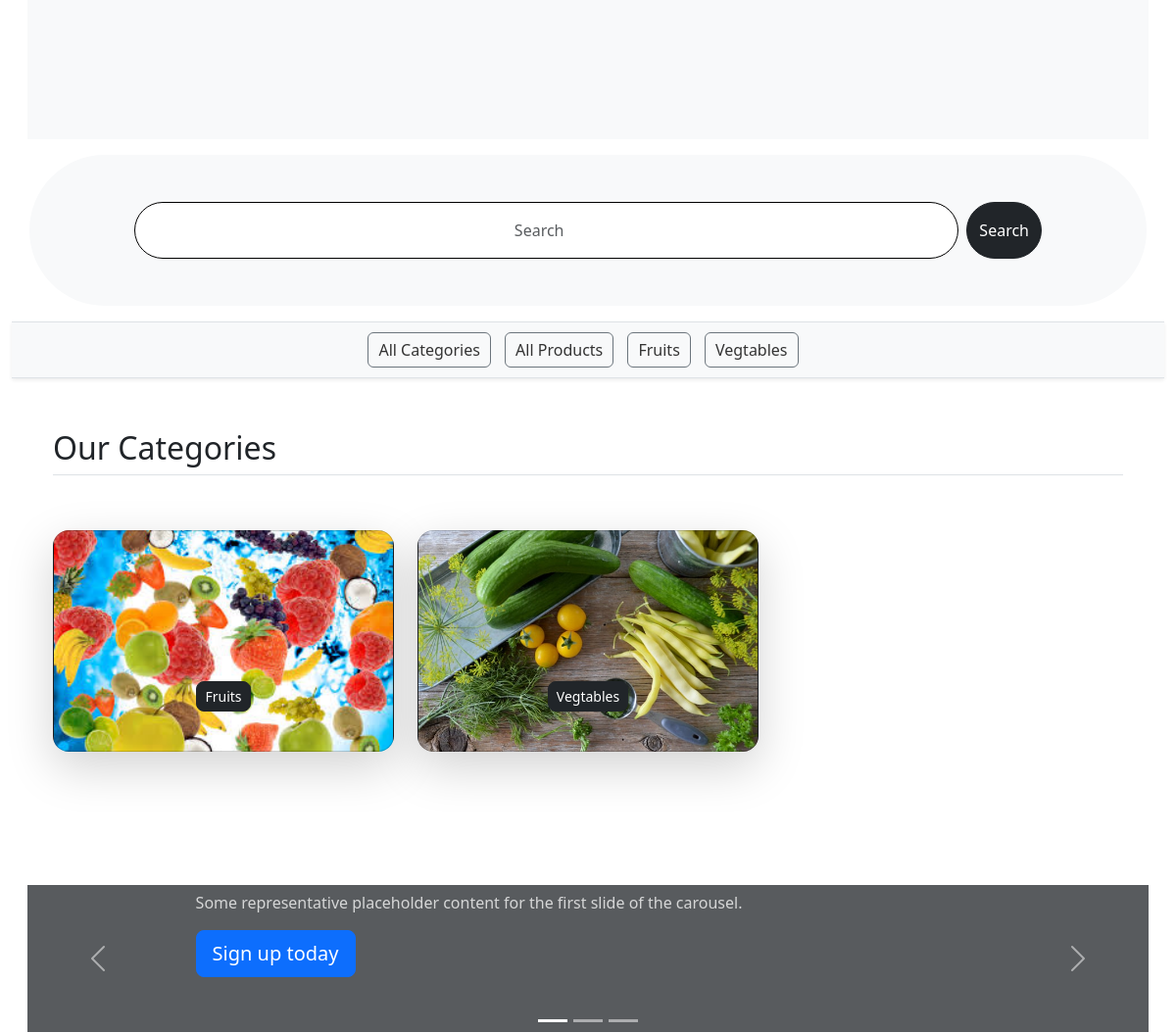
The app's page / (middle part), older data.
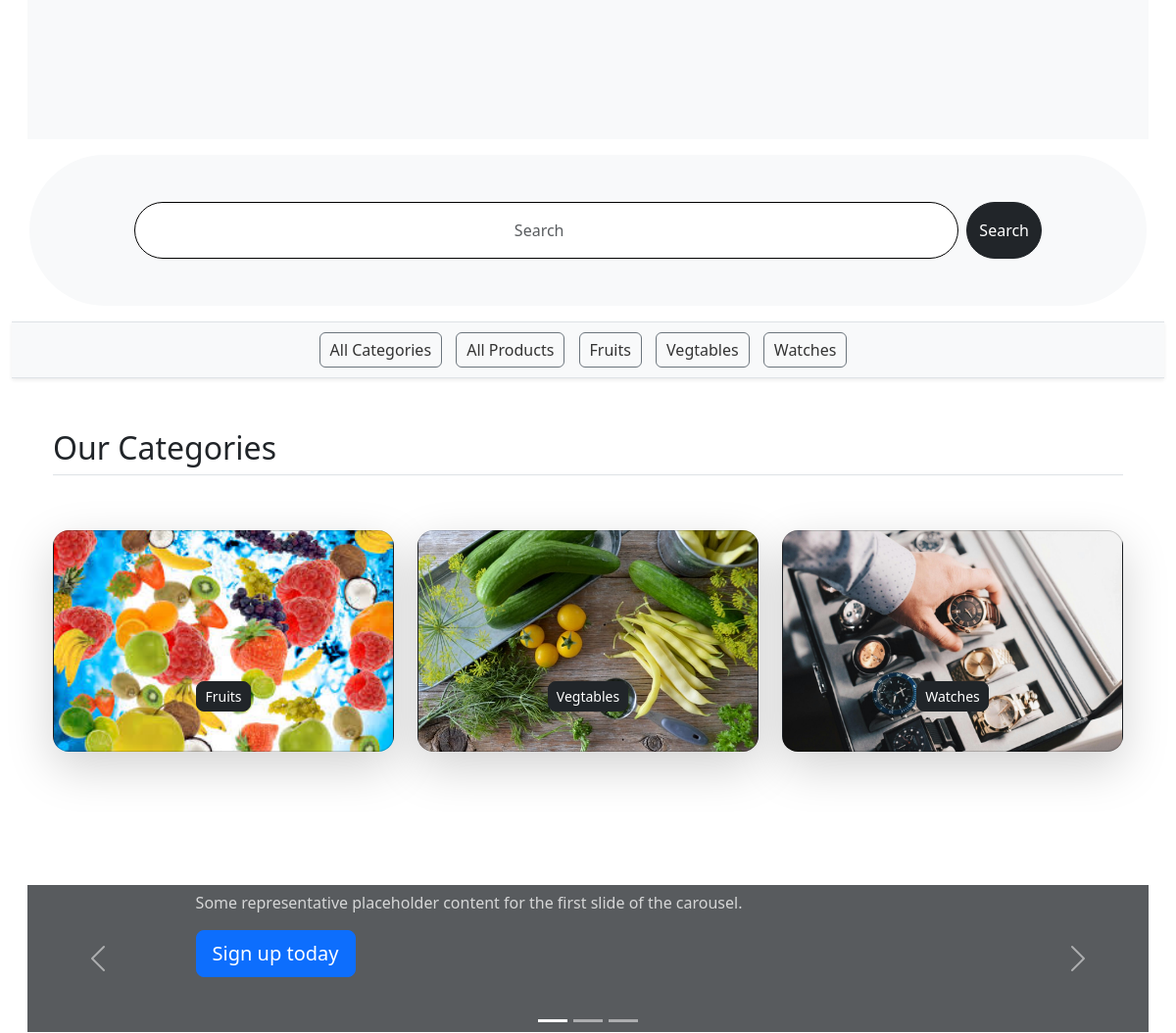
The same page, newer data.
### core/models.py (models this page shows, shortened)
class Category(models.Model):
    cid = ShortUUIDField(unique=True, length=10, max_length=20,
                         prefix='cat', alphabet='abcdefgh12345')
    title = models.CharField(max_length=100)
    image = models.ImageField(upload_to='Category', default='category.jpg')
    class Meta:
        verbose_name_plural = "Categories"

### core/views.py (the view)
# urls.py: path('', views.home_view, name='home'),
def home_view(request):
    Products = Product.objects.filter(
        featured=True, product_status='published')
    Categories = Category.objects.all()
    context = {
        'Products': Products,
        'Categories': Categories,
    }
    return render(request, 'core/index.html', context=context)

### core/context_processors.py (called while the page is built)
def default(request):
    categories_context = Category.objects.all()
    vendors_context=Vendor.objects.all()
    address = []
    return {
        'categories_context': categories_context,
        'vendors_context': vendors_context,
    }

### core/models.py (called while the page is built)
    def __str__(self):
        return self.title

    def get_percentage(self):
        new_price = (self.price / self.old_price) * 100
        return new_price

### Templates/core/index.html (shortened to what the changed rows need)
{% extends 'core/base.html' %}
{%load static %}
{% block content %}
<div class="container-fluid">
    <div class="scrollable-div text-center border-bottom border-top bg-body-tertiary shadow-sm my-1">
        <a href="{% url 'core:all-categories' %}" class="btn btn-outline-secondary">All Categories</a>
        <a href="{% url 'core:products-list' %}" class="btn btn-outline-secondary">All Products</a>
        {% for i in categories_context %}
        <a href="{% url 'core:category-details' i.cid %}" class="btn btn-outline-secondary">{{i.title}}</a>
        {%endfor%}
    </div>
    <div class="container px-4 py-5" id="custom-cards">
        <h2 class="pb-2 border-bottom ">Our Categories</h2>
        <div class="row row-cols-1 row-cols-lg-3 align-items-stretch g-4 py-5">
            {% for c in Categories %}
            <div class="col">
                <div class="card card-cover h-100 overflow-hidden text-bg-dark rounded-4 shadow-lg"
                    style="background-image: url('{{c.image.url}}');background-repeat: no-repeat;background-position: center;background-size: cover;">
                    <div class="d-flex flex-column h-100 p-5 pb-3 text-white text-shadow-1">
                        <h3 class="pt-5 mt-5 mb-4 text-center display-6 lh-1 fw-bold text-dark"><a
                                href="{% url 'core:category-details' c.cid %}"
                                class="btn btn-sm rounded-3 btn-dark">{{c.title}}</a></h3>
                    </div>
                </div>
            </div>
            {%endfor%}
        </div>
    </div>
</div>
{% endblock content %}

Row changes from the older to the newer data that the page shows:
added Category: title "Watches", image (picture)
